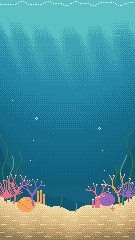
#> input picture art/png/bg_lagoon.png, 135 x 240 px; its folder holds 4 pictures in this run
$ python build_spritedata.py
#> lines starting #> are read from the running program, lines starting #| are printed output that depends on the picture
"""Собирает art/png/*.png в Luau-модуль SpriteData (пиксели хранятся прямо в игре).

Зачем: картинки можно превратить в EditableImage на клиенте — без загрузки в Roblox, без модерации и без asset id.
Формат: для каждой картинки палитра ("#rrggbb") и строки, сжатые по сериям: символ палитры + длина серии,
например "a3.5b2" = aaa.....bb  ('.' — прозрачный пиксель, длина 1 не пишется).

Запуск: python3 art/build_spritedata.py   (результат: src/ReplicatedStorage/Shared/SpriteData.luau)
"""
import os, sys
from PIL import Image

HERE = os.path.dirname(os.path.abspath(__file__))
PNG = os.path.join(HERE, "png")
OUT = os.path.join(HERE, "..", "src", "ReplicatedStorage", "Shared", "SpriteData.luau")
SYMBOLS = "abcdefghijklmnopqrstuvwxyzABCDEFGHIJKLMNOPQRSTUVWXYZ"

SPRITES = [
    "guppy", "clown", "puffer", "whale", "octopus",
    "ember_shrimp", "magma_crab", "fire_eel", "caldera_squid", "magma_dragon",
    "penguin", "seal", "polar_shark", "beluga", "narwhal",
    "lantern_fish", "jellyfish", "anglerfish", "abyss_ray", "leviathan",
    "pumpkin_fish", "ghost_guppy", "bat_ray", "bone_fish", "jack_angler",  # ивент Хэллоуин
    # пакет v06: 25 новых видов
    "mandarin", "ember_lionfish", "sea_angel", "dusk_nautilus", "candle_nudibranch",
    "sun_boxfish", "basalt_limpet", "frost_icefish", "glass_barreleye", "shroud_flatfish",
    "reef_pennant", "cinder_horseshoe", "ice_scallop", "stilt_fish", "phantom_seahorse",
    "petal_flyingfish", "kiln_chiton", "rime_lumpsucker", "velvet_gulper", "wake_tunicate",
    "saffron_garden_eel", "kiln_cuttlefish", "snow_bolster_cucumber", "knot_hagfish", "pall_brittle_star",
]
DECOR = sorted(f[:-4] for f in os.listdir(PNG) if f.startswith("decor_") and f.endswith(".png"))  # art/src/decor.py
FX = ["fx_star", "fx_star_small", "fx_coin", "fx_shine"]  # art/src/fx.py: блёстки особых рыб и монетка-награда
BACKGROUNDS = ["bg_lagoon", "bg_volcano", "bg_arctic", "bg_abyss", "bg_haunted"]
UI = ["ui_banner", "ui_banner_night", "ui_banner_hall", "ui_banner_quick", "ui_icon_night", "ui_icon_hall", "ui_icon_quick", "ui_coin", "ui_ticket", "ui_ticket_down", "ui_panel", "ui_row", "ui_btn", "ui_btn_down", "ui_btn_gold", "ui_btn_gold_down", "ui_btn_dark", "ui_btn_dark_down", "ui_btn_off", "ui_btn_coral", "ui_btn_coral_down", "ui_btn_blue", "ui_btn_blue_down", "ui_btn_pink", "ui_btn_pink_down", "ui_btn_gold_big", "ui_btn_gold_big_down", "pat_stripes", "pat_lines", "pat_dots", "pat_bubbles", "pat_sparkle", "ic_collection", "ic_odds", "ic_expand", "ic_tasks", "ic_gift", "ic_shop", "ic_sound", "ic_fish", "ic_guests", "ic_gear", "ic_ticket", "ic_shell"]  # art/src/ui_kit.py, ui_kit2.py


def encode(name):
#> called with name = 'bg_lagoon'
    img = Image.open(os.path.join(PNG, name + ".png")).convert("RGBA")
#> img is the input picture: PIL image 135x240 RGBA; mean R, G, B, A 71.9, 141.1, 152.1, 255
    w, h = img.size
#> w = 135; h = 240
    palette = []
    rows = []
    for y in range(h):
        out, prev, count = [], None, 0
        for x in range(w):
            r, g, b, a = img.getpixel((x, y))
            if a == 0:
                sym = "."
            else:
                if a != 255:
                    sys.exit(f"{name}: полупрозрачный пиксель ({x},{y}) a={a}: не поддерживается")
                col = "#%02x%02x%02x" % (r, g, b)
                if col not in palette:
                    palette.append(col)
                if len(palette) > len(SYMBOLS):
                    sys.exit(f"{name}: больше {len(SYMBOLS)} цветов")
                sym = SYMBOLS[palette.index(col)]
            if sym == prev:
                count += 1
            else:
                if prev is not None:
                    out.append(prev + (str(count) if count > 1 else ""))
                prev, count = sym, 1
        out.append(prev + (str(count) if count > 1 else ""))
        rows.append("".join(out))
#> after the loop, palette = ['#5cc0c4', '#d6f4ee', '#3ca4b4', '#2488a6', '#146e8c', '#10607c', '#16627f', '#2c7a55', '#0f5672', '#1e5a47', '#4daf74', '#f5a25c', '#e8728a', '#9a68b8', '#b9486a', '#6c4590', '#f5c84a', '#c86b3c', '#f0d9a4', '#dcbf86', '#bd9e6a', '#8f7a57']; rows = 240 items
    return w, h, palette, rows


def lua_entry(name):
    w, h, palette, rows = encode(name)
#> w = 135; h = 240; rows = 240 items
    pal = ", ".join('"%s"' % c for c in palette)
    body = ",\n".join('\t\t"%s"' % r for r in rows)
    return f'\t{name} = {{\n\t\tw = {w}, h = {h},\n\t\tpal = {{ {pal} }},\n\t\trows = {{\n{body},\n\t\t}},\n\t}},'


def main():
    names = [n for n in SPRITES + BACKGROUNDS + UI + DECOR + FX if os.path.exists(os.path.join(PNG, n + ".png"))]
    skipped = [n for n in SPRITES + BACKGROUNDS + UI + DECOR + FX if n not in names]
    parts = [
        "-- SpriteData: пиксель-арт игры (АВТОГЕНЕРАЦИЯ: art/build_spritedata.py, правьте картинки в art/src, а не этот файл).",
        "-- Формат строки: символ палитры + длина серии (\"a3.5b2\" = aaa.....bb), '.' — прозрачный пиксель.",
        "return {",
    ]
    parts += [lua_entry(n) for n in names]
#> call 2 of encode, with name = 'bg_arctic'
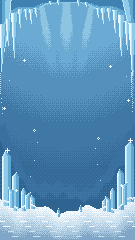
#> input picture art/png/bg_arctic.png, 135 x 240 px
#> in encode, img is the input picture: PIL image 135x240 RGBA; mean R, G, B, A 100.9, 153.8, 191.8, 255
#> after the loop in encode (call 2), `for y in range(h):`: palette = ['#3f82b2', '#5fa6d0', '#8fcbe8', '#bde6f6', '#eaf8ff', '#6baad2', '#8cc4e2', '#5490bb', '#4078a5', '#3a70a0', '#356a97', '#ffffff', '#2f6490', '#f2f8fc', '#d0e3f0', '#a9c8de', '#7fa6c6']
#> call 3 of encode, with name = 'bg_abyss'
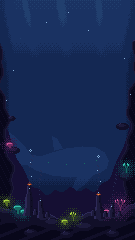
#> input picture art/png/bg_abyss.png, 135 x 240 px
#> in encode, img is the input picture: PIL image 135x240 RGBA; mean R, G, B, A 21.9, 36.2, 75.1, 255
#> after the loop in encode (call 3), `for y in range(h):`: palette = ['#1a3262', '#142853', '#213f6e', '#86afd8', '#2d2a57', '#1c1a3a', '#110f28', '#0f1e42', '#08071a', '#150f33', '#341a48', '#6e2c5e', '#d0569a', '#252b52', '#0e3446', '#176a63', '#34c0ae', '#6e2a28', '#bd5a2c', '#f29a48', '#2a3a24', '#566f25', '#a4ce3e']
#> call 4 of encode, with name = 'bg_haunted'
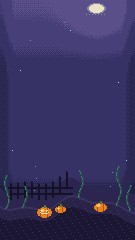
#> input picture art/png/bg_haunted.png, 135 x 240 px
#> in encode, img is the input picture: PIL image 135x240 RGBA; mean R, G, B, A 56, 50.8, 97.3, 255
#> after the loop in encode (call 4), `for y in range(h):`: palette = ['#463f78', '#5b4f8a', '#363266', '#8c86a8', '#e9e3c4', '#8cf0d0', '#2a2853', '#3e7a6a', '#24504a', '#151227', '#2b2550', '#201f43', '#3a3160', '#2a2348', '#4f7a2e', '#e8801e', '#ffc15a', '#a9520f', '#1b1733']
#> parts = 7 items
    parts.append("}")
    text = "\n".join(parts) + "\n"
    with open(OUT, "w", encoding="utf-8") as f:
        f.write(text)
    print(f"записано {len(names)} картинок, {len(text)} байт; пропущено (нет PNG): {skipped}")
#> (printed output is left out)


if __name__ == "__main__":
    main()
